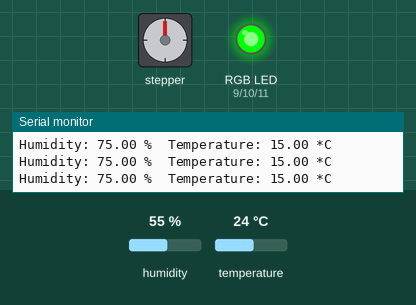
Recording of a sketch running on a simulated Arduino Uno, built with avr-gcc and run on an emulated ATmega328P. Shown: stepper motor, an RGB LED mixed from three pins (HIGH = lit), the last lines printed to the serial monitor. Wiring (inferred from the names in the program): stepper motor (2048 steps per turn assumed): coils pin 2, pin 3, pin 5, pin 6. Inputs (shaded band) come from the test bench; at power-on: temperature 24 °C, humidity 55 %. Pins used as bus, display or sensor lines are not drawn.

Above: at 2.7 s.
2.8 s: temperature set to 20 °C
6.3 s: temperature set to 28 °C
9.8 s: temperature set to 24 °C
At 12.6 s:
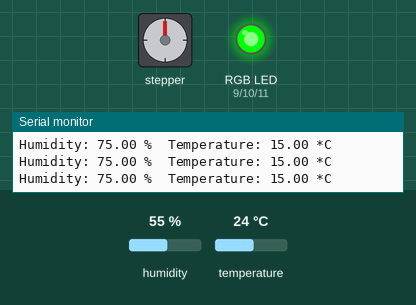
15.8 s: temperature set to 12 °C
At 16.03 s:
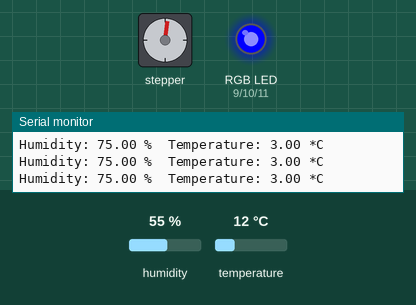
At 16.7 s:
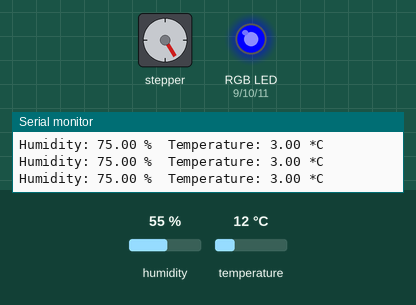
21.8 s: humidity set to 88 %
At 22.6 s:
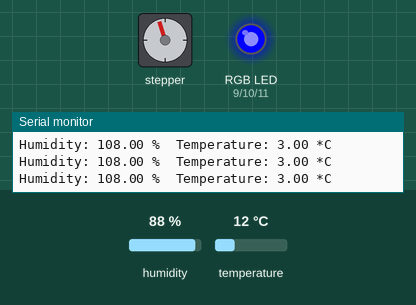
27.8 s: humidity set to 22 %
Timing chart, 0 to 34.8 s (numbered marks = the images above; inputs shaded):
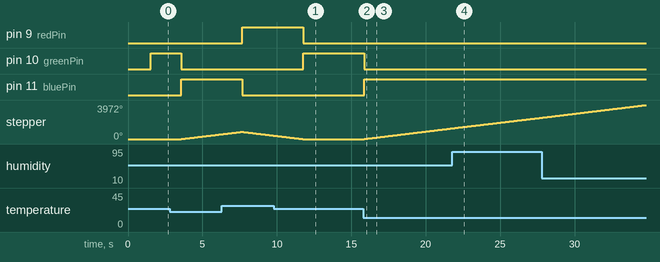

The sketch:

temperatura.ino
```cpp
//Incluimos libreria para sensor temperatura-humedad
#include <DHT.h>

//Definimos los pines del motor
#define IN1  2
#define IN2  3
#define IN3  5
#define IN4  6
//Variables para controlar el motor paso a paso
int Steps = 0; // estado del motor
boolean Direction = true;// true = contra direccion del reloj
int steppsPorLectura = 100;

//Definimos los pines para los leds
int redPin = 9;
int greenPin = 10;
int bluePin = 11;

//Configura el modo de los pin de los leds
void configurarPinLeds() {
  pinMode(redPin, OUTPUT);
  pinMode(greenPin, OUTPUT);
  pinMode(bluePin, OUTPUT);
}
//configura el modo de los pines del motor
void configurarMotor(){
  pinMode(IN1, OUTPUT);
  pinMode(IN2, OUTPUT);
  pinMode(IN3, OUTPUT);
  pinMode(IN4, OUTPUT);
}

/*
 * enciende el led RGB en un color determinado por la codificacion RGB
 * si valorRed = 255 y los demas en cero el led enciende rojo
 * si valorGreen = 255 y los demas en cero el led enciende verde
 * si valorBlue = 255 y los demas en cero el led enciende azul
 * si todos 255 el led enciende blanco
 * otro valor apaga todos los leds
*/
void colorRGB(int valorRed, int valorGreen, int valorBlue)
{
  analogWrite(redPin, valorRed);
  analogWrite(greenPin, valorGreen);
  analogWrite(bluePin, valorBlue);
}

//Controlador para el motor de acuerdo a datasheet
void stepper(int xw){
  for (int x=0;x<xw;x++){
    switch(Steps){
       case 0:
         digitalWrite(IN1, LOW);
         digitalWrite(IN2, LOW);
         digitalWrite(IN3, LOW);
         digitalWrite(IN4, HIGH);
       break;
       case 1:
         digitalWrite(IN1, LOW);
         digitalWrite(IN2, LOW);
         digitalWrite(IN3, HIGH);
         digitalWrite(IN4, HIGH);
       break;
       case 2:
         digitalWrite(IN1, LOW);
         digitalWrite(IN2, LOW);
         digitalWrite(IN3, HIGH);
         digitalWrite(IN4, LOW);
       break;
       case 3:
         digitalWrite(IN1, LOW);
         digitalWrite(IN2, HIGH);
         digitalWrite(IN3, HIGH);
         digitalWrite(IN4, LOW);
       break;
       case 4:
         digitalWrite(IN1, LOW);
         digitalWrite(IN2, HIGH);
         digitalWrite(IN3, LOW);
         digitalWrite(IN4, LOW);
       break;
       case 5:
         digitalWrite(IN1, HIGH);
         digitalWrite(IN2, HIGH);
         digitalWrite(IN3, LOW);
         digitalWrite(IN4, LOW);
       break;
         case 6:
         digitalWrite(IN1, HIGH);
         digitalWrite(IN2, LOW);
         digitalWrite(IN3, LOW);
         digitalWrite(IN4, LOW);
       break;
       case 7:
         digitalWrite(IN1, HIGH);
         digitalWrite(IN2, LOW);
         digitalWrite(IN3, LOW);
         digitalWrite(IN4, HIGH);
       break;
       default:
         digitalWrite(IN1, LOW);
         digitalWrite(IN2, LOW);
         digitalWrite(IN3, LOW);
         digitalWrite(IN4, LOW);
       break;
    }
    //delay(10);
    SetDirection();
  }
}
//Modifica la configuracion de los pines del motor
//para el siguiente step
void SetDirection(){
  if(Direction==1){
    Steps++;
  }
  if(Direction==0){
    Steps--;
  }
  if(Steps>7){
    Steps=0;
  }
  if(Steps<0){
    Steps=7;
  }
}

//Movimiento en direccion de las agujas del reloj
void conterClockWise() {
  Direction=true;
  stepper(steppsPorLectura);
}
//Movimiento en contra de la direccion de las agujas del reloj
void clockWise() {
  Direction=false;
  stepper(steppsPorLectura);
}
//Motor detenido
void stopMotor() {
  stepper(0);
}
//Metodo para configurar led y motor si todo esta bien
void todoOK() {
  colorRGB(0,255,0); //enciende verde
  stopMotor();
}
//Metodo para configurar led si los valores estan por debajo de lo permitido
//motor en direccion de las agujas del reloj
void peligroAbajo() {
  colorRGB(0,0,255); //enciende azul
  clockWise();
}
//Metodo para configurar led si los valores estan por encima de lo permitido
//motor en contra de la direccion de las agujas del reloj
void peligroArriba() {
  colorRGB(255,0,0); //enciende rojo
  conterClockWise();
}

//valor leido por sensor
int valorLeido = 0;
//pins del sensor
#define DHTTYPE DHT11   // DHT 11
#define pin0 7
//#define pin1 A1
//#define pin2 A2
//#define pin3 A3
DHT dht(pin0, DHTTYPE);
//Definir limites
int limiteInferior;
int limiteSuperior;
void configurarSensorTemp() {
    limiteInferior = 12;
    limiteSuperior = 16;
    pinMode(pin0, INPUT);
}
void configurarSensorHumedad() {
    limiteInferior = 14;
    limiteSuperior = 20;
    pinMode(pin0, INPUT);
}
void setup() {
  Serial.begin(9600);
  delay(500);//espera para q encienda
  //inicializar sensor
  configurarSensorTemp();
  //inicializar outputs
  configurarPinLeds();
  configurarMotor();
  delay(1000);//espera para acceder al sensor
  dht.begin();
}

void loop() {
  float h = dht.readHumidity()+20;
  float t = dht.readTemperature()-9;

   // check if returns are valid, if they are NaN (not a number) then something went wrong!
   if (isnan(t) || isnan(h)) {
     Serial.println("Failed to read from DHT");
   } else {
     Serial.print("Humidity: ");
     Serial.print(h);
     Serial.print(" %\t");
     Serial.print("Temperature: ");
     Serial.print(t);
     Serial.println(" *C");
   }
  if (t <= limiteInferior) {
      peligroAbajo();
  } else {
    if (t <= limiteSuperior) {
      todoOK();
    } else {
      peligroArriba();
    }
  }
}
```

Measured:
- after the input at 2.8 s, pin 10 (greenPin): HIGH → LOW after 0.79 s; pin 11 (bluePin): LOW → HIGH after 0.79 s; stepper: keeps turning clockwise at about 209°/s, starting after 0.79 s
- after the input at 6.3 s, pin 9 (redPin): LOW → HIGH after 1.4 s; pin 11 (bluePin): HIGH → LOW after 1.4 s
- after the input at 9.8 s, pin 9 (redPin): HIGH → LOW after 2.0 s; pin 10 (greenPin): LOW → HIGH after 2.0 s; stepper: goes on until 11.7 s, then stays 0°
- after the input at 15.8 s, pin 10 (greenPin): HIGH → LOW after 0.07 s; pin 11 (bluePin): LOW → HIGH after 0.07 s; stepper: keeps turning clockwise at about 213°/s, starting after 0.07 s
